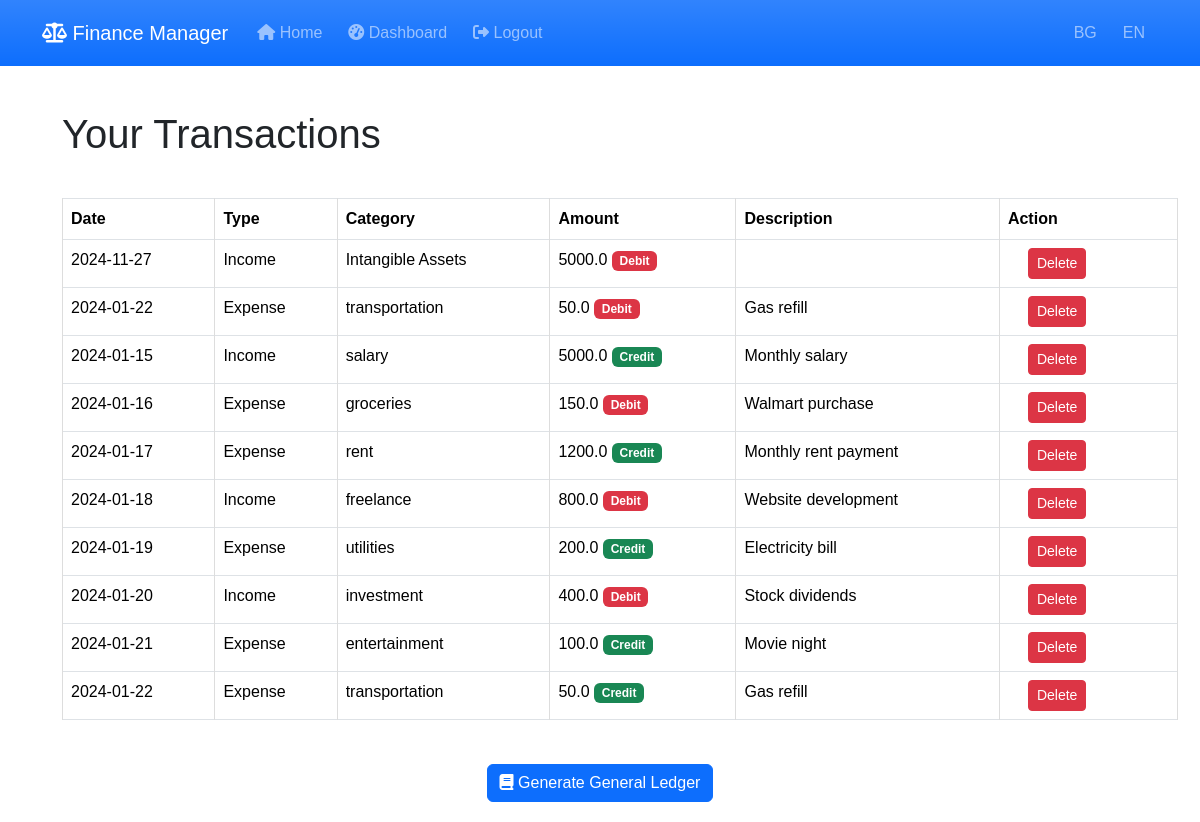
The page /user_transactions (signed in) on the database as committed earlier.
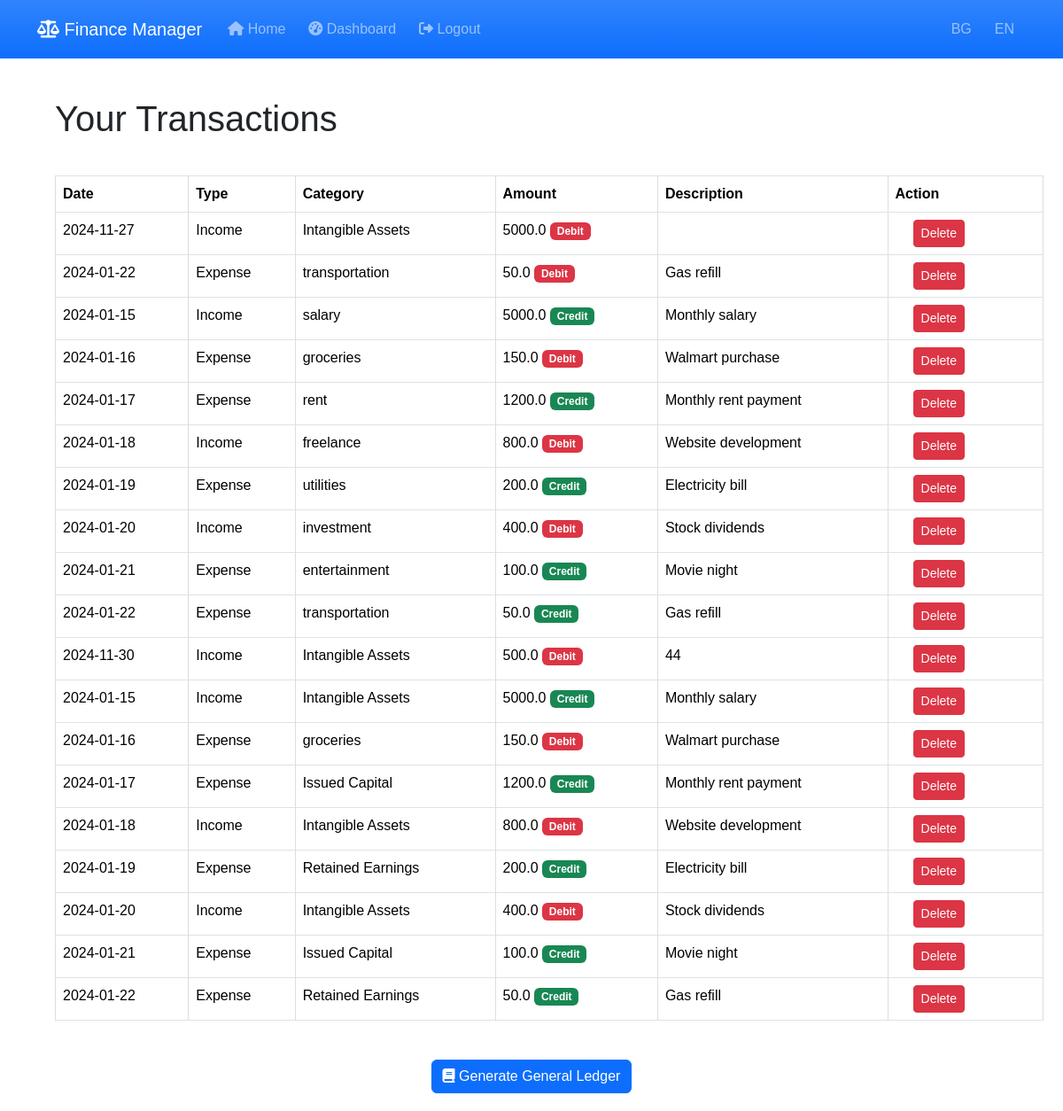
The same page on the database as committed later.
### models.py (models this page shows)
class Transaction(db.Model):
    id = db.Column(db.Integer, primary_key=True)
    date = db.Column(db.Date, nullable=False, default=date.today)
    type = db.Column(db.String(10), nullable=False)  # 'income' or 'expense'
    category = db.Column(db.String(50), nullable=False)
    income_statement_category = db.Column(db.String(100), nullable=False)  # Категория в ОПР (напр. 'Personnel expenses')
    amount = db.Column(db.Float, nullable=False)
    description = db.Column(db.String(200), nullable=True)
    account_id = db.Column(db.Integer, db.ForeignKey('account.id'), nullable=False)
    user_id = db.Column(db.Integer, db.ForeignKey('user.id'), nullable=False)
    is_credit = db.Column(db.Boolean, nullable=True, default=False)  # True for credit, False for debit

### transactions.py (the view)
@transaction.route('/user_transactions', methods=['GET'])
@login_required
def view_user_transactions():
    transactions = Transaction.query.filter_by(user_id=current_user.id).all()
    return render_template('transactions.html', transactions=transactions)

### app.py (called while the page is built)
@login_manager.user_loader
def load_user(user_id):
    return User.query.get(int(user_id))

@app.context_processor
def inject_current_year():
    return {'current_year': datetime.now().year}

### templates/transactions.html (shortened to what this page needs)
{% extends 'base.html' %}
{% block content %}
<h1>Your Transactions</h1>
{% if transactions %}
<table class="table table-bordered table-hover">
    <thead>
        <tr>
            <th>Date</th>
            <th>Type</th>
            <th>Category</th>
            <th>Amount</th>
            <th>Description</th>
            <th>Action</th>
        </tr>
    </thead>
    <tbody>
        {% for t in transactions %}
        <tr>
            <td>{{ t.date.strftime('%Y-%m-%d') }}</td>
            <td>{{ 'Income' if t.type == 'income' else 'Expense' }}</td>
            <td>{{ t.category }}</td>
            <td>
                {{ t.amount }}
                <span class="badge bg-{{ 'success' if t.is_credit else 'danger' }}">
                    {{ 'Credit' if t.is_credit else 'Debit' }}
                </span>
            </td>
            <td>{{ t.description }}</td>
            <td>
                <form action="{{ url_for('transactions_blueprint.delete_transaction', transaction_id=t.id) }}" method="POST" style="display:inline;">
                    <button type="submit" class="btn btn-danger btn-sm" onclick="return confirm('Are you sure you want to delete this transaction?');">
                        Delete
                    </button>
                </form>
            </td>
        </tr>
        {% endfor %}
    </tbody>
</table>
<div class="text-center mt-4">
    <form action="{{ url_for('transactions_blueprint.generate_general_ledger') }}" method="POST">
        <button type="submit" class="btn btn-primary">
            <i class="fas fa-book"></i> Generate General Ledger
        </button>
    </form>
</div>
{% else %}
<p>You have no transactions recorded.</p>
{% endif %}
{% endblock %}

### templates/base.html (shortened to what this page needs)
<!DOCTYPE html>
<html lang="en">
<head>
    <link rel="stylesheet" href="https://cdn.jsdelivr.net/npm/bootstrap@5.3.2/dist/css/bootstrap.min.css">
    <link rel="stylesheet" href="https://cdnjs.cloudflare.com/ajax/libs/font-awesome/6.5.0/css/all.min.css">
    <link rel="stylesheet" href="{{ url_for('static', filename='styles.css') }}">
</head>
<body>
    <nav class="navbar navbar-expand-lg navbar-dark bg-primary bg-gradient">
        <div class="container">
            <a class="navbar-brand" href="{{ url_for('index') }}">
                <i class="fas fa-balance-scale"></i> {{ _('Finance Manager') }}
            </a>
            <div class="collapse navbar-collapse" id="navbarNav">
                <ul class="navbar-nav me-auto">
                    <li class="nav-item">
                        <a class="nav-link" href="{{ url_for('index') }}">
                            <i class="fas fa-home"></i> {{ _('Home') }}
                        </a>
                    </li>
                    {% if current_user.is_authenticated %}
                        <li class="nav-item">
                            <a class="nav-link" href="{{ url_for('reports') }}">
                                <i class="fas fa-tachometer-alt"></i> {{ _('Dashboard') }}
                            </a>
                        </li>
                        <li class="nav-item">
                            <a class="nav-link" href="{{ url_for('auth.logout') }}">
                                <i class="fas fa-sign-out-alt"></i> {{ _('Logout') }}
                            </a>
                        </li>
                    {% endif %}
                </ul>
                <ul class="navbar-nav">
                    <li class="nav-item">
                        <a class="nav-link" href="{{ url_for('change_language', language='bg') }}">BG</a>
                    </li>
                    <li class="nav-item">
                        <a class="nav-link" href="{{ url_for('change_language', language='en') }}">EN</a>
                    </li>
                </ul>
            </div>
        </div>
    </nav>
    <div class="container mt-4">
        {% block content %}{% endblock %}
    </div>
</body>
</html>

### static/styles.css (style rules this page uses)
body { font-family: Arial, sans-serif; margin: 0; padding: 0; }
h1, h2 { padding: 20px; }
form { padding: 20px; }
table { width: 100%; border-collapse: collapse; margin: 20px; }
table, th, td { border: 1px solid #ddd; }
th, td { padding: 8px; text-align: left; }
ul { list-style-type: none; padding: 0; }
li { padding: 5px; }

Rows that differ between the two databases and show on the page:
added Transaction: date "2024-11-30", type "Income", category "Intangible Assets", amount "500.0", is_credit "Debit", description "44"
added Transaction: date "2024-01-15", type "Income", category "Intangible Assets", amount "5000.0", is_credit "Credit", description "Monthly salary"
added Transaction: date "2024-01-16", type "Expense", category "groceries", amount "150.0", is_credit "Debit", description "Walmart purchase"
added Transaction: date "2024-01-17", type "Expense", category "Issued Capital", amount "1200.0", is_credit "Credit", description "Monthly rent payment"
added Transaction: date "2024-01-18", type "Income", category "Intangible Assets", amount "800.0", is_credit "Debit", description "Website development"
added Transaction: date "2024-01-19", type "Expense", category "Retained Earnings", amount "200.0", is_credit "Credit", description "Electricity bill"
added Transaction: date "2024-01-20", type "Income", category "Intangible Assets", amount "400.0", is_credit "Debit", description "Stock dividends"
added Transaction: date "2024-01-21", type "Expense", category "Issued Capital", amount "100.0", is_credit "Credit", description "Movie night"
added Transaction: date "2024-01-22", type "Expense", category "Retained Earnings", amount "50.0", is_credit "Credit", description "Gas refill"
